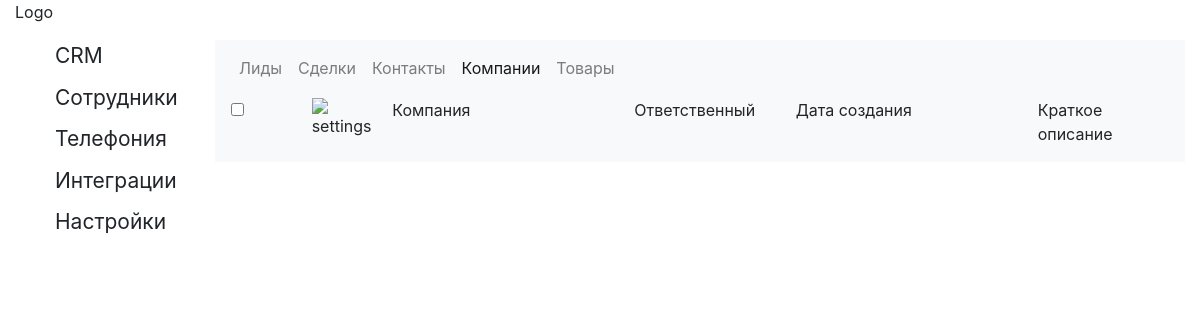
Before: /company with the older database file.
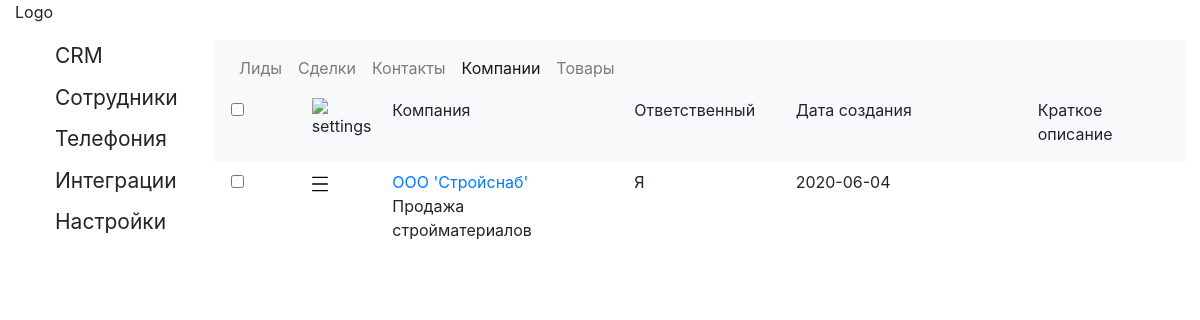
After: the same page with the newer database file.
### core/models.py (models this page shows, shortened)
class Company(models.Model):
    _name = models.CharField("Название компании", max_length=50, blank=False)
    _activity = models.CharField("Деятельость", max_length=50, blank=True)
    _email = models.EmailField("email")
    _phone_number = models.CharField("Номер телефона",max_length=15,blank=True)
    _website = models.CharField("Сайт", max_length=100, blank=True)
    _description = models.CharField("Компания", max_length=100, blank=True)
    created_time = models.DateTimeField("Дата создания", auto_now_add=True)
    @property
    def name(self):
        return self._name
    @property
    def activity(self):
        return self._activity
    @property
    def phone_number(self):
        return self._phone_number
    @property
    def email(self):
        return self._email
    @email.setter
    def email(self,value):
        self._email = value
        self.updateDatabase("core_company","_email",value,"id",self.id)
    @property
    def website(self):
        return self._website
    @property
    def description(self):
        return self._website
    def getFormattedCreationDate(self):
        return self.created_time.strftime("%Y-%m-%d")

### core/views.py (the view)
# urls.py: path('company', views.company, name = 'company')
def company(request):
    data = {
        "items" : Company.objects.all(),
    }
    return render(request, "company.html", data)

### templates/company.html (shortened to what this page needs)
{% extends 'index.html' %}
{% block content %}
    <div class="crm-header">
        <div class="row">
            <div class="col-1">
                <input class="form-check-input" type="checkbox" value="" id="defaultCheckMain">
            </div>
            <div class="col-1">
                <img src="https://img.icons8.com/ios/50/000000/settings.png" alt="settings" width="16" height="16"/>
            </div>
            <div class="col-3">
                <p>Компания</p>
            </div>
            <div class="col-2">
              <p>Ответственный</p>
            </div>
            <div class="col-3">
                <p>Дата создания</p>
            </div>
            <div class="col-2">
                <p>Краткое описание</p>
            </div>
        </div>
    </div>
    {% for i in items %}
        <div class="crm-card crm-contact-card-id-{{ i.id }}">
            <div class="row">
                <div class="col-1">
                    <input class="form-check-input" type="checkbox" value="" id="defaultCheck{{ i.id }}">
                </div>
                <div class="col-1">
                    <img src="http://127.0.0.1:8000/static/img/menu.svg" alt="menu" width="16" height="16">
                </div>
                <div class="col-3">
                    <a href="">{{ i.name }}</a>
                    <p>{{ i.activity }}</p>
                </div>
                <div class="col-2">
                    <p>Я</p>
                </div>
                <div class="col-2">
                    <p>{{ i.getFormattedCreationDate }}</p>
                </div>
                <div class="col-3">
                </div>
            </div>
        </div>
    {% endfor %}
{% endblock %}

Changed rows visible on the page:
added Company: name "ООО 'Стройснаб'", activity "Продажа стройматериалов", getFormattedCreationDate "2020-06-04"
